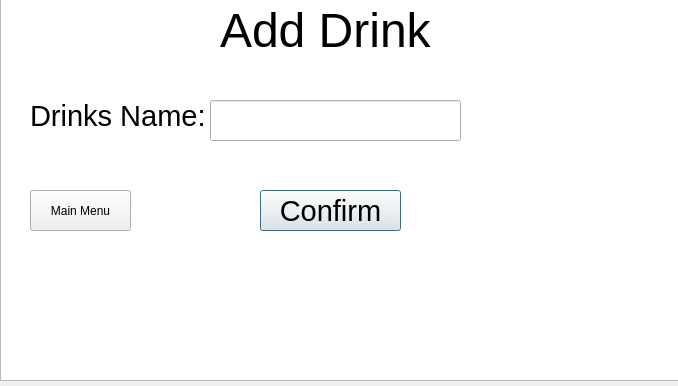
<?xml version="1.0" encoding="UTF-8"?>
<ui version="4.0">
 <class>AddDrinkMenu</class>
 <widget class="QDialog" name="AddDrinkMenu">
  <property name="geometry">
   <rect>
    <x>0</x>
    <y>0</y>
    <width>678</width>
    <height>386</height>
   </rect>
  </property>
  <property name="windowTitle">
   <string>Dialog</string>
  </property>
  <widget class="QTextBrowser" name="textBrowser">
   <property name="geometry">
    <rect>
     <x>0</x>
     <y>-10</y>
     <width>681</width>
     <height>391</height>
    </rect>
   </property>
  </widget>
  <widget class="QLabel" name="label">
   <property name="geometry">
    <rect>
     <x>220</x>
     <y>-20</y>
     <width>281</width>
     <height>101</height>
    </rect>
   </property>
   <property name="font">
    <font>
     <pointsize>36</pointsize>
    </font>
   </property>
   <property name="text">
    <string>Add Drink</string>
   </property>
  </widget>
  <widget class="QLineEdit" name="lineAddDrinkName">
   <property name="geometry">
    <rect>
     <x>210</x>
     <y>100</y>
     <width>251</width>
     <height>41</height>
    </rect>
   </property>
   <property name="font">
    <font>
     <pointsize>22</pointsize>
    </font>
   </property>
  </widget>
  <widget class="QLabel" name="label_2">
   <property name="geometry">
    <rect>
     <x>30</x>
     <y>90</y>
     <width>191</width>
     <height>51</height>
    </rect>
   </property>
   <property name="font">
    <font>
     <pointsize>22</pointsize>
    </font>
   </property>
   <property name="text">
    <string>Drinks Name:</string>
   </property>
  </widget>
  <widget class="QPushButton" name="pushButtonAddDrink">
   <property name="geometry">
    <rect>
     <x>260</x>
     <y>190</y>
     <width>141</width>
     <height>41</height>
    </rect>
   </property>
   <property name="font">
    <font>
     <pointsize>22</pointsize>
    </font>
   </property>
   <property name="text">
    <string>Confirm</string>
   </property>
  </widget>
  <widget class="QPushButton" name="pushButton">
   <property name="geometry">
    <rect>
     <x>30</x>
     <y>190</y>
     <width>101</width>
     <height>41</height>
    </rect>
   </property>
   <property name="text">
    <string>Main Menu</string>
   </property>
  </widget>
 </widget>
 <resources/>
 <connections/>
</ui>
